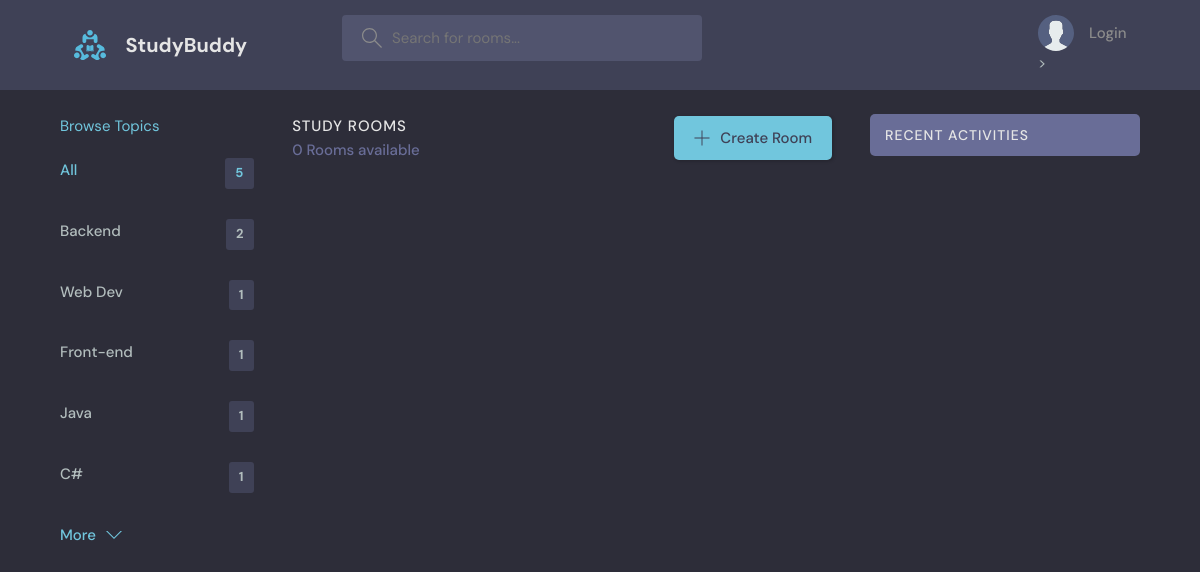
The page /?q=Back-END on the database as committed earlier.
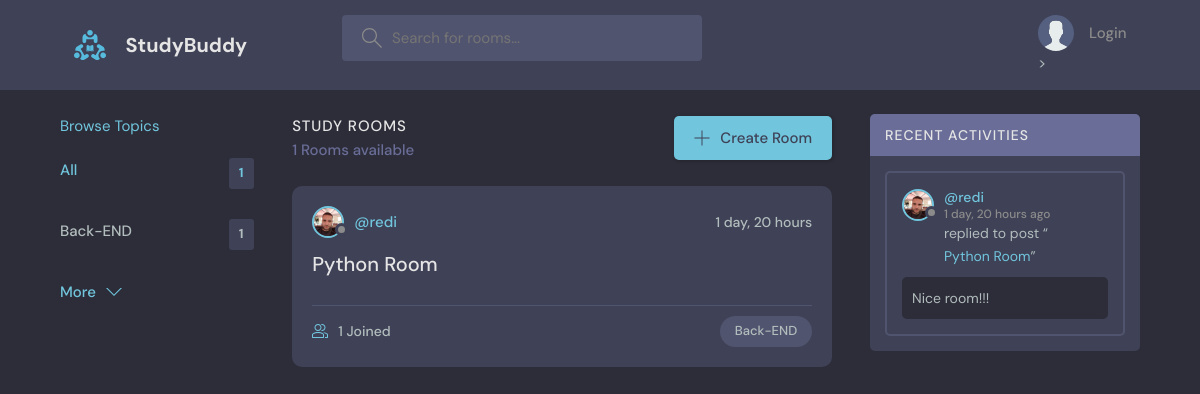
The same page on the database as committed later.
### base/models.py (models this page shows, shortened)
class Topic(models.Model):
    name = models.CharField(max_length=200)

class Room(models.Model):
    host = models.ForeignKey(User, on_delete=models.SET_NULL, null=True)
    topic = models.ForeignKey(Topic, on_delete=models.SET_NULL, null=True)
    name = models.CharField(max_length=200)
    description = models.TextField(null=True, blank=True)
    participants = models.ManyToManyField(User, related_name='participants', blank=True)
    updated = models.DateTimeField(auto_now=True)
    created = models.DateTimeField(auto_now_add=True)
    class Meta:
        ordering = ['-updated', '-created']
    def __str__(self):
        return self.name

class User(AbstractUser):
    name = models.CharField(max_length=200, null=True)
    email = models.EmailField(unique=True, null=True)
    bio = models.TextField(null=True)
    avatar = models.ImageField(null=True, default="avatar.svg")
    USERNAME_FIELD = 'email'
    REQUIRED_FIELDS = []

class Message(models.Model):
    user = models.ForeignKey(User, on_delete=models.CASCADE)
    room = models.ForeignKey(Room, on_delete=models.CASCADE)
    body = models.TextField()
    updated = models.DateTimeField(auto_now=True)
    created = models.DateTimeField(auto_now_add=True)
    class Meta:
        ordering = ['-updated', '-created']

### base/views.py (the view)
# urls.py: path('', views.home, name="home"),
def home(request):
    q = request.GET.get('q') if request.GET.get('q') is not None else ''
    rooms = Room.objects.filter(
        Q(topic__name__icontains=q) |
        Q(name__icontains=q) |
        Q(description__icontains=q)
    ).order_by('updated')
    room_count = rooms.count()
    topics = Topic.objects.annotate(room_count=Count('room')).order_by('-room_count')[0:5]
    topic_count = topics.count()
    room_messages = Message.objects.filter(Q(room__topic__name__icontains=q))
    context = {'rooms': rooms, 'topics': topics, 'room_count': room_count,
               'topic_count': topic_count, 'room_messages': room_messages}
    return render(request, 'base/home.html', context)

### base/templates/base/home.html (shortened to what this page needs)
{% extends 'base/main.html'%}
{% block content %}
    <main class="layout layout--3">
      <div class="container">
          {% include 'base/topics_components.html' %}
        <div class="roomList">
          <div class="roomList__header">
            <div>
              <h2>Study Rooms</h2>
              <p>{{ room_count }} Rooms available</p>
            </div>
            <a class="btn btn--main" href="{% url 'create-room' %}">
              <svg version="1.1" xmlns="http://www.w3.org/2000/svg" width="32" height="32" viewBox="0 0 32 32">
                <title>add</title>
                <path
                  d="M16.943 0.943h-1.885v14.115h-14.115v1.885h14.115v14.115h1.885v-14.115h14.115v-1.885h-14.115v-14.115z"
                ></path>
              </svg>
              Create Room
            </a>
          </div>
            {% include 'base/feed_component.html' %}
        </div>
        {% include 'base/activity_component.html' %}
      </div>
    </main>
{% endblock content %}

### base/templates/base/topics_components.html
<div class="topics">
          <div class="topics__header">
            <a href="{% url 'topics' %}">Browse Topics</a>
          </div>
          <ul class="topics__list">
            <li>
              <a href="{% url 'home' %}" class="active">All <span>{{ topics.count }}</span></a>
            </li>
            {% for topic in topics %}
            <li>
              <a href="{% url 'home' %}?q={{ topic.name }}">{{ topic.name }} <span>{{ topic.room_set.all.count }}</span></a>
            </li>
            {% endfor %}
          </ul>
          <a class="btn btn--link" href="{% url 'topics' %}">
            More
            <svg version="1.1" xmlns="http://www.w3.org/2000/svg" width="32" height="32" viewBox="0 0 32 32">
              <title>chevron-down</title>
              <path d="M16 21l-13-13h-3l16 16 16-16h-3l-13 13z"></path>
            </svg>
          </a>
        </div>

### base/templates/base/feed_component.html (shortened to what this page needs)
{% for room in rooms %}
<div class="roomListRoom">
    <div class="roomListRoom__header">
      <a href="{% url 'user-profile' room.host.id %}" class="roomListRoom__author">
        <div class="avatar avatar--small">
          <img src="{{ room.host.avatar.url }}" />
        </div>
        <span>@{{ room.host.username }}</span>
      </a>
      <div class="roomListRoom__actions">
        <span>{{ room.created|timesince }}</span>
      </div>
    </div>
    <div class="roomListRoom__content">
      <a href="{% url 'room' room.id %}">{{ room.name }}</a>
    </div>
    <div class="roomListRoom__meta">
      <a href="{% url 'room' room.id %}" class="roomListRoom__joined">
        {{ room.participants.all.count }} Joined
      </a>
      <p class="roomListRoom__topic">{{ room.topic.name }}</p>
    </div>
  </div>
  {% endfor %}

### base/templates/base/activity_component.html (shortened to what this page needs)
<div class="activities">
    <div class="activities__header">
        <h2>Recent Activities</h2>
    </div>
    {% for message in room_messages %}
    <div class="activities__box">
        <div class="activities__boxHeader roomListRoom__header">
            <a href="{% url 'user-profile' message.user.id %}" class="roomListRoom__author">
                <div class="avatar avatar--small">
                    <img src="{{message.user.avatar.url}}" />
                </div>
                <p>
                    @{{message.user.username}}
                    <span>{{message.created|timesince}} ago</span>
                </p>
            </a>
        </div>
        <div class="activities__boxContent">
            <p>replied to post “<a href="{% url 'room' message.room.id %}">{{message.room}}</a>”</p>
            <div class="activities__boxRoomContent">{{message.body}}</div>
        </div>
    </div>
    {% endfor %}
</div>

Rows that differ between the two databases and show on the page:
removed Topic: name "Backend", room_set.all.count "2"
removed Topic: name "Front-end", room_set.all.count "1"
removed Topic: name "Java", room_set.all.count "1"
removed Topic: name "C#", room_set.all.count "1"
changed Topic id 1: name "Web Dev" → "Back-END"
added Room: host.avatar (picture), host.username "redi", created "1 day, 20 hours", name "Python Room", participants.all.count "1", topic.name "Back-END"
added Message: user.avatar (picture), user.username "redi", created "1 day, 20 hours", room "Python Room", body "Nice room!!!"
Other text that changed with them:
{{ topics.count }}: "5" → "1"
{{ room_count }}: "0" → "1"
